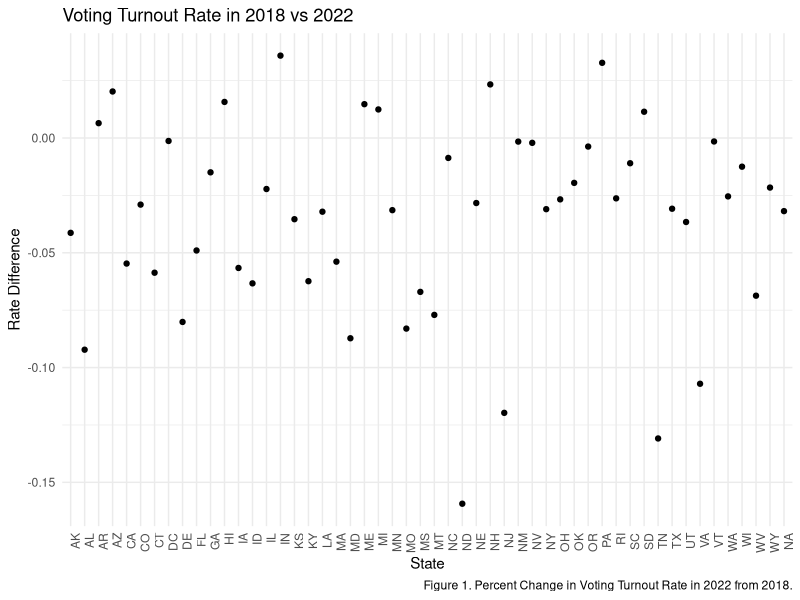

Recreate this plot in R.
## ---- chunk 1
knitr::opts_chunk$set(
	echo = TRUE,
	message = FALSE,
	warning = FALSE,
	fig.height = 6,
	out.width = "90%",
	dpi = 200
)
setwd("~/COLUMBIA/Fall 2022/DATA SCIENCE/p8105_finalproject/Data")
## ---- chunk 2
library(tidyverse)
library(ggplot2)
library(knitr)
library(lubridate)
library(ggpubr)
## ---- chunk 3
theme_set(theme_minimal() + theme(legend.position = "bottom"))
options(
  ggplot2.continuous.colour = "viridis",
  ggplot2.continuous.fill = "viridis"
)
scale_colour_discrete = scale_colour_viridis_d
scale_fill_discrete = scale_fill_viridis_d
## ---- chunk 4
abortion_bans = 
  read_csv("abortion_bans_final.csv")
abortion_laws = 
  read_csv("state_abortion_laws2022.csv")
voting =
  read_csv("Voting Turnout - Final.csv")
## ---- chunk 5
voting %>%
  ggplot(aes(x = state_abv, y = turnout_Rate_difference )) +
  geom_point() +
  theme(axis.text.x = element_text(angle = 90, hjust = 1)) +
  labs(
    title = "Voting Turnout Rate in 2018 vs 2022",
    x = "State",
    y = "Rate Difference",
    caption = "Figure 1. Percent Change in Voting Turnout Rate in 2022 from 2018.")
